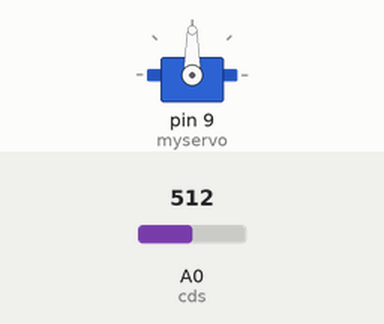
The sketch below on a simulated Arduino Uno, built with avr-gcc and run on an emulated ATmega328P. Parts: servo. The test bench sets the inputs (shaded band); at power-on: A0 (cds) = 512.

Above: at 1.2 s.
1.3 s: A0 (cds) set to 931
2.8 s: A0 (cds) set to 964
At 2.95 s:
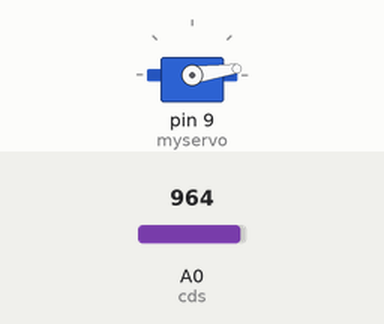
At 3.55 s:
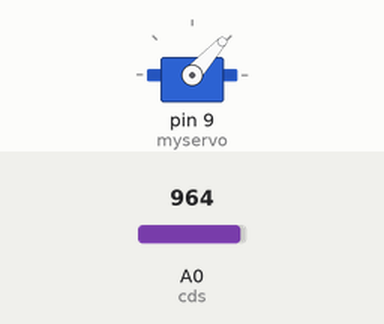
Timing chart, 0 to 11.8 s (numbered marks = the images above; inputs shaded):
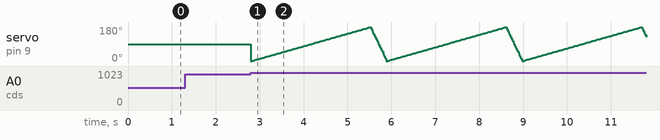

The sketch:

3.problem2.ino
```cpp
#include <Servo.h>

Servo myservo;

int pos=0;
const int cds=A0;

int sensorValue=0;

void setup() {
  // put your setup code here, to run once:

  myservo.attach(9);
}

void loop() {
  // put your main code here, to run repeatedly:

  sensorValue = analogRead(cds);
  sensorValue = map(sensorValue,800,950,1,2);

  if (sensorValue==2){

    for(pos=0;pos<180;pos++){
      myservo.write(pos);
      delay(15);
     }
     for(pos=180;pos>=1;pos--){
      myservo.write(pos);
      delay(2);
    }
   }
}
```

Measured:
- the behaviour switches between 949 and 950 on A0 (cds) (found by bisection; images 0 and 1)
- after the input at 1.3 s, every drawn part: stays the same
